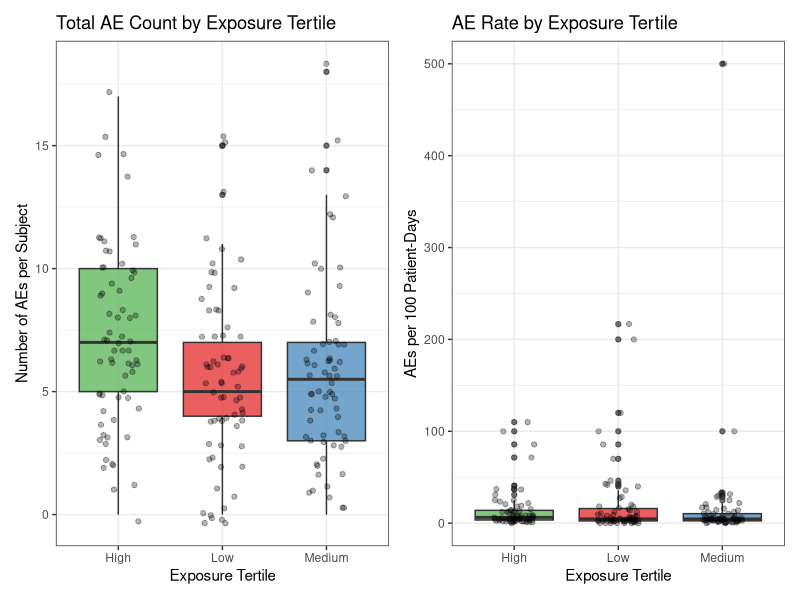
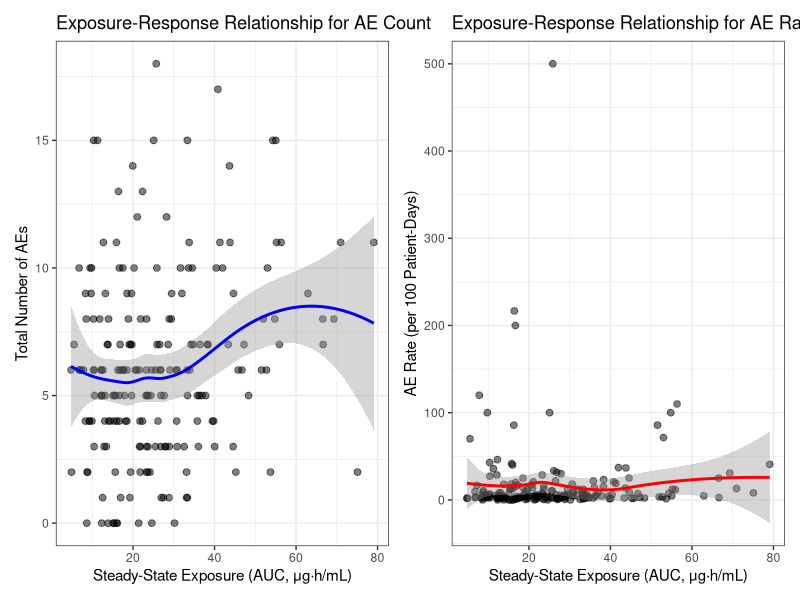
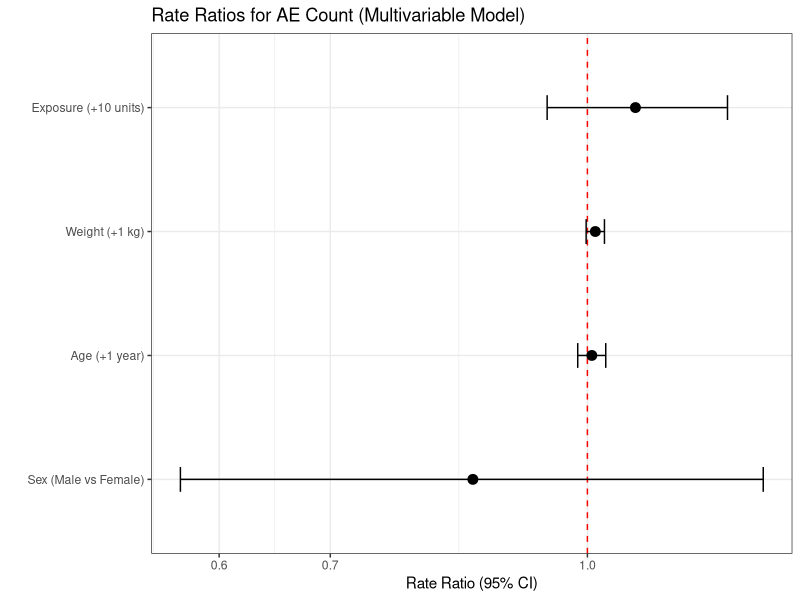
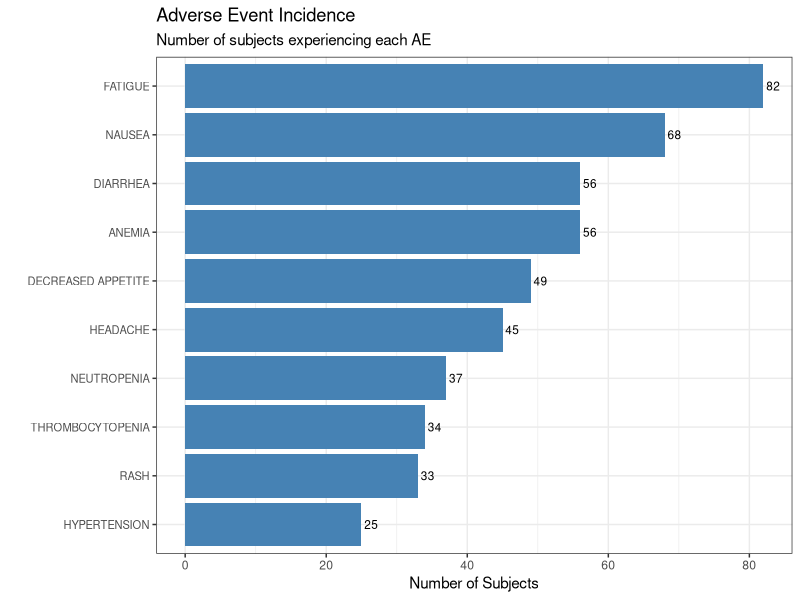
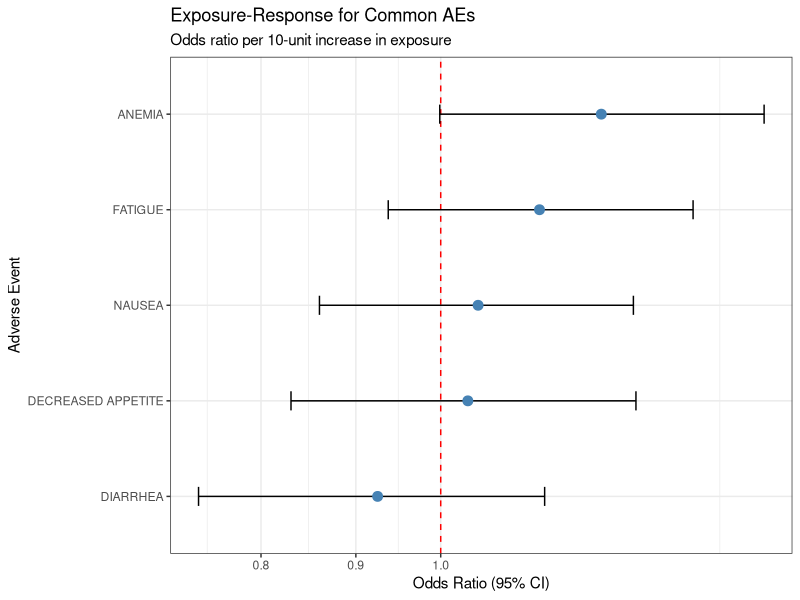
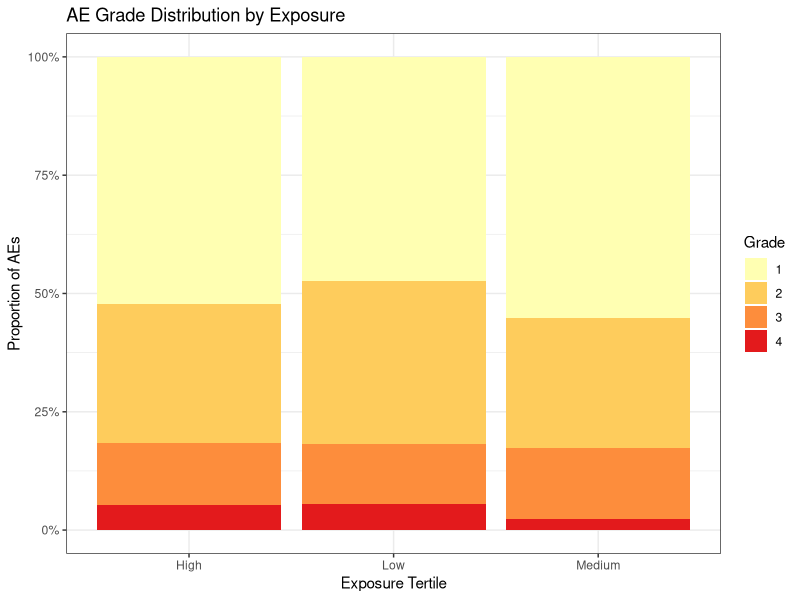
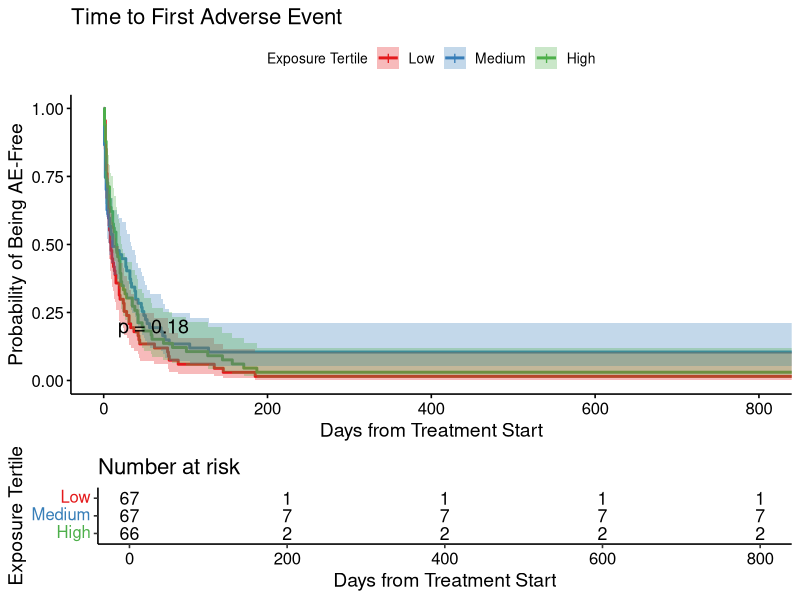
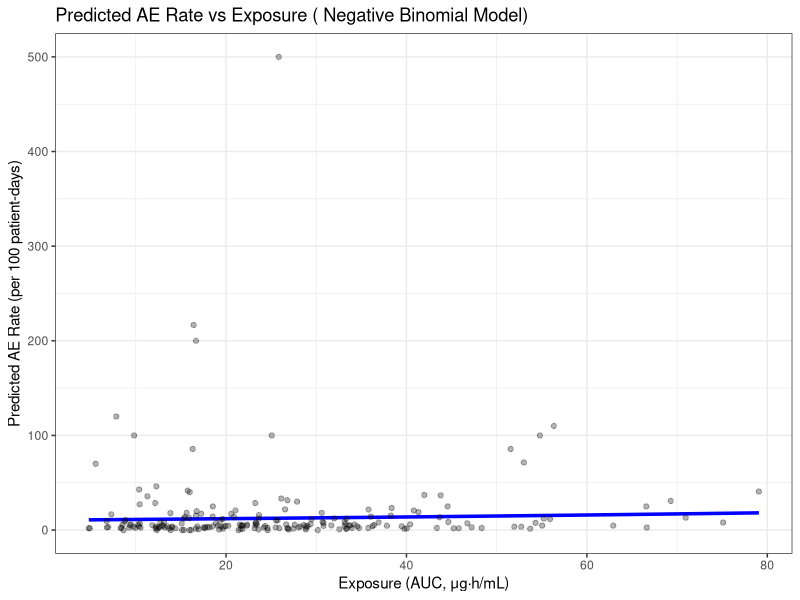

These charts were generated, in order, by the following R code:
#===============================================================================
# Supplementary Material S2
# Exposure-Safety (ADES) Analysis Example
# Standardizing Exposure-Response Data for Modeling and Simulation
#
# Purpose: Demonstrate complete workflow from ADES dataset to exposure-safety
#          modeling using adverse event data with multi-level structure
#
# Author: [Your Name]
# Date: 2026-01-17
#===============================================================================

# Required packages
required_packages <- c("dplyr", "ggplot2", "tidyr", "MASS", "pscl",
                       "broom", "patchwork", "scales", "forcats")

# Install if needed
new_packages <- required_packages[!(required_packages %in% 
                                    installed.packages()[,"Package"])]
if(length(new_packages)) install.packages(new_packages)

# Load libraries
library(dplyr)
library(ggplot2)
library(tidyr)
library(MASS)      # For glm.nb (negative binomial)
library(pscl)      # For zero-inflated models
library(broom)     # For tidy model output
library(patchwork) # For combining plots
library(scales)    # For formatting
library(forcats)   # For factor manipulation

# Prevent MASS::select from masking dplyr::select
select <- dplyr::select

# Create output directories
if (!dir.exists("output/figures")) dir.create("output/figures", recursive = TRUE)
if (!dir.exists("output/tables")) dir.create("output/tables", recursive = TRUE)

#===============================================================================
# 1. DATA PREPARATION
#===============================================================================

cat("\n=== ADES EXPOSURE-SAFETY ANALYSIS ===\n\n")

# Load ADES dataset
ades <- read.csv("data/ades_example.csv")

cat("=== ADES Dataset Structure ===\n")
cat("Total records:", nrow(ades), "\n")
cat("Multi-level structure:\n")
cat("  - Subject-level (PARAMCD='SUBJSUM'):", 
    sum(ades$PARAMCD == "SUBJSUM"), "\n")
cat("  - Event-level (PARAMCD='AEVENT'):", 
    sum(ades$PARAMCD == "AEVENT"), "\n")
cat("  - Parameter-level (by AEDECOD):", 
    sum(!ades$PARAMCD %in% c("SUBJSUM", "AEVENT")), "\n\n")

# Extract different levels
ades_subject <- ades %>% filter(PARAMCD == "SUBJSUM")
ades_event <- ades %>% filter(PARAMCD == "AEVENT")
ades_param <- ades %>% filter(!PARAMCD %in% c("SUBJSUM", "AEVENT"))

cat("Analysis populations:\n")
cat("  - Subject-level:", nrow(ades_subject), "subjects\n")
cat("  - Event-level:", nrow(ades_event), "AE events\n")
cat("  - Unique AE terms:", length(unique(ades_param$AEDECOD)), "\n\n")

#===============================================================================
# 2. EXPLORATORY ANALYSIS
#===============================================================================

cat("=== EXPLORATORY ANALYSIS ===\n\n")

## 2.1 Overall AE Incidence by Exposure ----

# Summary by exposure tertile
ae_summary <- ades_subject %>%
  group_by(EXPOSURE_TERTILE = factor(EXPOSURE_TERTILE, 
                                      levels = c("Low", "Medium", "High"))) %>%
  summarise(
    N = n(),
    Mean_N_AES = mean(N_AES, na.rm = TRUE),
    SD_N_AES = sd(N_AES, na.rm = TRUE),
    Mean_Rate = mean(RATE_AES, na.rm = TRUE),
    SD_Rate = sd(RATE_AES, na.rm = TRUE),
    Prop_Any_AE = mean(ANY_AE == "Y", na.rm = TRUE),
    Prop_Any_SAE = mean(ANY_SAE == "Y", na.rm = TRUE),
    .groups = "drop"
  )

cat("AE Incidence by Exposure Tertile:\n")
print(ae_summary)
cat("\n")

# Visualization: AE counts by exposure tertile
p1 <- ggplot(ades_subject, 
             aes(x = EXPOSURE_TERTILE, y = N_AES, fill = EXPOSURE_TERTILE)) +
  geom_boxplot(alpha = 0.7) +
  geom_jitter(width = 0.2, alpha = 0.3) +
  scale_fill_manual(values = c("Low" = "#E41A1C", 
                                "Medium" = "#377EB8", 
                                "High" = "#4DAF4A")) +
  labs(title = "Total AE Count by Exposure Tertile",
       x = "Exposure Tertile",
       y = "Number of AEs per Subject") +
  theme_bw() +
  theme(legend.position = "none")

# AE rates by exposure
p2 <- ggplot(ades_subject, 
             aes(x = EXPOSURE_TERTILE, y = RATE_AES, fill = EXPOSURE_TERTILE)) +
  geom_boxplot(alpha = 0.7) +
  geom_jitter(width = 0.2, alpha = 0.3) +
  scale_fill_manual(values = c("Low" = "#E41A1C", 
                                "Medium" = "#377EB8", 
                                "High" = "#4DAF4A")) +
  labs(title = "AE Rate by Exposure Tertile",
       x = "Exposure Tertile",
       y = "AEs per 100 Patient-Days") +
  theme_bw() +
  theme(legend.position = "none")

# Combine plots
p_combined <- p1 | p2
ggsave("output/figures/Figure_S2A_AE_by_exposure_tertile.pdf",
       p_combined, width = 12, height = 5)

cat("Boxplots saved: output/figures/Figure_S2A_AE_by_exposure_tertile.pdf\n")

## 2.2 Continuous Exposure-Response ----

# Scatter plot: exposure vs AE count
p3 <- ggplot(ades_subject, aes(x = EXPOSURE_VAR, y = N_AES)) +
  geom_point(alpha = 0.5, size = 2) +
  geom_smooth(method = "loess", se = TRUE, color = "blue") +
  labs(title = "Exposure-Response Relationship for AE Count",
       x = "Steady-State Exposure (AUC, μg·h/mL)",
       y = "Total Number of AEs") +
  theme_bw()

# Scatter plot: exposure vs AE rate
p4 <- ggplot(ades_subject, aes(x = EXPOSURE_VAR, y = RATE_AES)) +
  geom_point(alpha = 0.5, size = 2) +
  geom_smooth(method = "loess", se = TRUE, color = "red") +
  labs(title = "Exposure-Response Relationship for AE Rate",
       x = "Steady-State Exposure (AUC, μg·h/mL)",
       y = "AE Rate (per 100 Patient-Days)") +
  theme_bw()

p_scatter <- p3 | p4
ggsave("output/figures/Figure_S2B_continuous_ER.pdf",
       p_scatter, width = 12, height = 5)

#===============================================================================
# 3. POISSON REGRESSION MODEL
#===============================================================================

cat("\n=== POISSON REGRESSION MODEL ===\n\n")

## 3.1 Simple Poisson Model ----

# Account for varying treatment duration using offset
ades_subject_analysis <- ades_subject %>%
  mutate(
    log_trtdur = log(TRTDURD),
    EXPOSURE_C = EXPOSURE_VAR - mean(EXPOSURE_VAR, na.rm = TRUE),
    EXPOSURE_C10 = EXPOSURE_C / 10  # Scale for interpretability (per 10 units)
  )

# Fit Poisson model
poisson_model <- glm(N_AES ~ EXPOSURE_C10 + offset(log_trtdur),
                     data = ades_subject_analysis,
                     family = poisson(link = "log"))

cat("Poisson Model Summary:\n")
print(summary(poisson_model))
cat("\n")

# Rate ratio per 10-unit increase in exposure
rr_poisson <- exp(coef(poisson_model)["EXPOSURE_C10"])
rr_ci <- exp(confint(poisson_model)["EXPOSURE_C10", ])

cat("Rate Ratio (per 10 μg·h/mL increase in AUC):\n")
cat(sprintf("  RR = %.3f (95%% CI: %.3f - %.3f)\n", 
            rr_poisson, rr_ci[1], rr_ci[2]))

## 3.2 Check for Overdispersion ----

# Dispersion parameter
dispersion <- sum(residuals(poisson_model, type = "pearson")^2) / 
              poisson_model$df.residual

cat("\nDispersion parameter:", round(dispersion, 2), "\n")
if (dispersion > 1.5) {
  cat("  → Overdispersion detected (>1.5). Consider negative binomial model.\n\n")
} else {
  cat("  → No significant overdispersion.\n\n")
}

## 3.3 Negative Binomial Model (if overdispersed) ----

if (dispersion > 1.5) {
  cat("=== NEGATIVE BINOMIAL MODEL ===\n\n")
  
  nb_model <- glm.nb(N_AES ~ EXPOSURE_C10 + offset(log_trtdur),
                     data = ades_subject_analysis)
  
  cat("Negative Binomial Model Summary:\n")
  print(summary(nb_model))
  cat("\n")
  
  # Rate ratio
  rr_nb <- exp(coef(nb_model)["EXPOSURE_C10"])
  rr_nb_ci <- exp(confint(nb_model)["EXPOSURE_C10", ])
  
  cat("Rate Ratio (per 10 μg·h/mL increase):\n")
  cat(sprintf("  RR = %.3f (95%% CI: %.3f - %.3f)\n", 
              rr_nb, rr_nb_ci[1], rr_nb_ci[2]))
  cat("\n")
  
  # Model comparison
  cat("Model Comparison (AIC):\n")
  cat("  Poisson:", round(AIC(poisson_model), 1), "\n")
  cat("  Negative Binomial:", round(AIC(nb_model), 1), "\n")
  cat("  → Lower AIC indicates better fit\n\n")
  
  # Use NB model for predictions
  final_model <- nb_model
  model_type <- "Negative Binomial"
} else {
  final_model <- poisson_model
  model_type <- "Poisson"
}

#===============================================================================
# 4. COVARIATE ANALYSIS
#===============================================================================

cat("=== COVARIATE ANALYSIS ===\n\n")

## 4.1 Multivariable Model ----

if (model_type == "Negative Binomial") {
  mv_model <- glm.nb(N_AES ~ EXPOSURE_C10 + AGE + SEX + WTBL + 
                       offset(log_trtdur),
                     data = ades_subject_analysis)
} else {
  mv_model <- glm(N_AES ~ EXPOSURE_C10 + AGE + SEX + WTBL + 
                    offset(log_trtdur),
                  data = ades_subject_analysis,
                  family = poisson(link = "log"))
}

cat("Multivariable Model:\n")
print(summary(mv_model))
cat("\n")

# Extract coefficients
mv_coefs <- tidy(mv_model, conf.int = TRUE, exponentiate = TRUE)

cat("Rate Ratios from Multivariable Model:\n")
print(mv_coefs %>% dplyr::select(term, estimate, conf.low, conf.high, p.value))
cat("\n")

# Forest plot
p5 <- mv_coefs %>%
  filter(term != "(Intercept)") %>%
  mutate(term = recode(term,
                       "EXPOSURE_C10" = "Exposure (+10 units)",
                       "AGE" = "Age (+1 year)",
                       "SEXM" = "Sex (Male vs Female)",
                       "WTBL" = "Weight (+1 kg)")) %>%
  ggplot(aes(x = estimate, y = fct_reorder(term, estimate))) +
  geom_vline(xintercept = 1, linetype = "dashed", color = "red") +
  geom_errorbarh(aes(xmin = conf.low, xmax = conf.high), height = 0.2) +
  geom_point(size = 3) +
  scale_x_log10() +
  labs(title = "Rate Ratios for AE Count (Multivariable Model)",
       x = "Rate Ratio (95% CI)",
       y = "") +
  theme_bw()

ggsave("output/figures/Figure_S2C_forest_plot.pdf", p5, width = 8, height = 5)

#===============================================================================
# 5. SPECIFIC AE ANALYSIS
#===============================================================================

cat("=== SPECIFIC ADVERSE EVENT ANALYSIS ===\n\n")

## 5.1 Incidence by AE Term ----

ae_incidence <- ades_param %>%
  group_by(AEDECOD) %>%
  summarise(
    N_subjects = n(),
    Total_events = sum(AVAL, na.rm = TRUE),
    Mean_events = mean(AVAL, na.rm = TRUE),
    Prop_SAE = mean(ANY_SAE == "Y", na.rm = TRUE),
    Mean_max_grade = mean(MAX_GRADE, na.rm = TRUE),
    .groups = "drop"
  ) %>%
  arrange(desc(N_subjects))

cat("AE Incidence by Term:\n")
print(ae_incidence)
cat("\n")

# Visualization
p6 <- ae_incidence %>%
  mutate(AEDECOD = fct_reorder(AEDECOD, N_subjects)) %>%
  ggplot(aes(x = N_subjects, y = AEDECOD)) +
  geom_col(fill = "steelblue") +
  geom_text(aes(label = N_subjects), hjust = -0.2, size = 3) +
  labs(title = "Adverse Event Incidence",
       subtitle = "Number of subjects experiencing each AE",
       x = "Number of Subjects",
       y = "") +
  theme_bw() +
  theme(axis.text.y = element_text(size = 8))

ggsave("output/figures/Figure_S2D_AE_incidence.pdf", p6, width = 8, height = 6)

## 5.2 Exposure-Response for Specific AEs ----

# Analyze top 5 most common AEs
top_aes <- ae_incidence %>% 
  slice_max(N_subjects, n = 5) %>% 
  pull(AEDECOD)

# Logistic regression for each AE
ae_er_results <- list()

for (ae in top_aes) {
  # Create binary outcome (did subject experience this AE?)
  ae_data <- ades_subject_analysis %>%
    left_join(
      ades_param %>% 
        filter(AEDECOD == ae) %>% 
        dplyr::select(USUBJID, HAD_AE = AVAL),
      by = "USUBJID"
    ) %>%
    mutate(HAD_AE = ifelse(is.na(HAD_AE), 0, 1))
  
  # Logistic regression
  logit_model <- glm(HAD_AE ~ EXPOSURE_C10,
                     data = ae_data,
                     family = binomial(link = "logit"))
  
  # Extract OR
  or <- exp(coef(logit_model)["EXPOSURE_C10"])
  or_ci <- exp(confint(logit_model)["EXPOSURE_C10", ])
  pval <- summary(logit_model)$coefficients["EXPOSURE_C10", "Pr(>|z|)"]
  
  ae_er_results[[ae]] <- data.frame(
    AEDECOD = ae,
    OR = or,
    CI_low = or_ci[1],
    CI_high = or_ci[2],
    p_value = pval
  )
}

ae_er_table <- bind_rows(ae_er_results)

cat("Exposure-Response for Specific AEs (Logistic Regression):\n")
cat("Odds Ratio per 10-unit increase in exposure:\n")
print(ae_er_table)
cat("\n")

write.csv(ae_er_table, "output/tables/Table_S2A_specific_AE_ER.csv", 
          row.names = FALSE)

# Forest plot for specific AEs
p7 <- ae_er_table %>%
  mutate(AEDECOD = fct_reorder(AEDECOD, OR)) %>%
  ggplot(aes(x = OR, y = AEDECOD)) +
  geom_vline(xintercept = 1, linetype = "dashed", color = "red") +
  geom_errorbarh(aes(xmin = CI_low, xmax = CI_high), height = 0.2) +
  geom_point(size = 3, color = "steelblue") +
  scale_x_log10() +
  labs(title = "Exposure-Response for Common AEs",
       subtitle = "Odds ratio per 10-unit increase in exposure",
       x = "Odds Ratio (95% CI)",
       y = "Adverse Event") +
  theme_bw()

ggsave("output/figures/Figure_S2E_specific_AE_ER.pdf", p7, width = 8, height = 5)

#===============================================================================
# 6. GRADE-SPECIFIC ANALYSIS
#===============================================================================

cat("=== SEVERITY (GRADE) ANALYSIS ===\n\n")

## 6.1 Grade Distribution by Exposure ----

grade_summary <- ades_event %>%
  group_by(EXPOSURE_TERTILE, AETOXGR) %>%
  summarise(N = n(), .groups = "drop") %>%
  group_by(EXPOSURE_TERTILE) %>%
  mutate(Prop = N / sum(N))

cat("AE Grade Distribution by Exposure Tertile:\n")
print(grade_summary)
cat("\n")

# Stacked bar chart
p8 <- ggplot(grade_summary, 
             aes(x = EXPOSURE_TERTILE, y = Prop, fill = factor(AETOXGR))) +
  geom_col(position = "stack") +
  scale_fill_brewer(palette = "YlOrRd", name = "Grade") +
  scale_y_continuous(labels = percent_format()) +
  labs(title = "AE Grade Distribution by Exposure",
       x = "Exposure Tertile",
       y = "Proportion of AEs") +
  theme_bw()

ggsave("output/figures/Figure_S2F_grade_distribution.pdf", p8, 
       width = 8, height = 5)

## 6.2 Grade 3+ Analysis ----

# Proportion of subjects with Grade 3+ AEs by exposure
grade3_summary <- ades_subject_analysis %>%
  mutate(HAD_GRADE3 = N_GRADE3 > 0) %>%
  group_by(EXPOSURE_TERTILE) %>%
  summarise(
    N = n(),
    N_Grade3 = sum(HAD_GRADE3),
    Prop_Grade3 = mean(HAD_GRADE3),
    .groups = "drop"
  )

cat("Grade 3+ AE Incidence by Exposure:\n")
print(grade3_summary)
cat("\n")

# Logistic regression for Grade 3+ events
logit_grade3 <- glm(HAD_GRADE3 ~ EXPOSURE_C10,
                    data = ades_subject_analysis %>% 
                      mutate(HAD_GRADE3 = N_GRADE3 > 0),
                    family = binomial(link = "logit"))

or_grade3 <- exp(coef(logit_grade3)["EXPOSURE_C10"])
or_grade3_ci <- exp(confint(logit_grade3)["EXPOSURE_C10", ])

cat("Grade 3+ Exposure-Response:\n")
cat(sprintf("  OR per 10-unit increase: %.3f (95%% CI: %.3f - %.3f)\n",
            or_grade3, or_grade3_ci[1], or_grade3_ci[2]))
cat("\n")

#===============================================================================
# 7. TIME-TO-FIRST-AE ANALYSIS
#===============================================================================

cat("=== TIME TO FIRST AE ANALYSIS ===\n\n")

# Calculate time to first AE for each subject
time_to_first <- ades_event %>%
  group_by(USUBJID) %>%
  summarise(
    TIME_FIRST_AE = min(AESTDY, na.rm = TRUE),
    .groups = "drop"
  ) %>%
  right_join(
    ades_subject_analysis %>% dplyr::select(USUBJID, EXPOSURE_VAR, EXPOSURE_TERTILE, 
                                       TRTDURD, ANY_AE),
    by = "USUBJID"
  ) %>%
  mutate(
    # Censoring: if no AE, censor at treatment duration
    TIME = ifelse(ANY_AE == "Y", TIME_FIRST_AE, TRTDURD),
    EVENT = ifelse(ANY_AE == "Y", 1, 0)
  )

cat("Time to First AE Summary:\n")
cat("  Subjects with AE:", sum(time_to_first$EVENT), "\n")
cat("  Median time to first AE:", 
    median(time_to_first$TIME[time_to_first$EVENT == 1]), "days\n\n")

# Kaplan-Meier by exposure
library(survival)
library(survminer)

km_ae <- survfit(Surv(TIME, EVENT) ~ EXPOSURE_TERTILE, data = time_to_first)

p9 <- ggsurvplot(
  km_ae,
  data = time_to_first,
  risk.table = TRUE,
  pval = TRUE,
  conf.int = TRUE,
  palette = c("#E41A1C", "#377EB8", "#4DAF4A"),
  title = "Time to First Adverse Event",
  xlab = "Days from Treatment Start",
  ylab = "Probability of Being AE-Free",
  legend.title = "Exposure Tertile",
  legend.labs = c("Low", "Medium", "High")
)

ggsave("output/figures/Figure_S2G_time_to_first_AE.pdf",
       print(p9), width = 10, height = 8)

# Cox model for time to first AE
cox_ae <- coxph(Surv(TIME, EVENT) ~ EXPOSURE_C10, 
                data = time_to_first %>% 
                  mutate(EXPOSURE_C10 = (EXPOSURE_VAR - mean(EXPOSURE_VAR)) / 10))

cat("Cox Model for Time to First AE:\n")
print(summary(cox_ae))
cat("\n")

hr_ae <- exp(coef(cox_ae)["EXPOSURE_C10"])
hr_ae_ci <- exp(confint(cox_ae)["EXPOSURE_C10", ])

cat(sprintf("Hazard Ratio per 10-unit exposure increase: %.3f (95%% CI: %.3f - %.3f)\n",
            hr_ae, hr_ae_ci[1], hr_ae_ci[2]))
cat("  → HR > 1 indicates higher exposure leads to earlier AEs\n\n")

#===============================================================================
# 8. PREDICTIVE MODELING
#===============================================================================

cat("=== PREDICTIVE MODELING ===\n\n")

# Predict AE rates at different exposure levels
exposure_range <- seq(
  min(ades_subject_analysis$EXPOSURE_VAR, na.rm = TRUE),
  max(ades_subject_analysis$EXPOSURE_VAR, na.rm = TRUE),
  length.out = 100
)

pred_data <- data.frame(
  EXPOSURE_VAR = exposure_range,
  EXPOSURE_C10 = (exposure_range - mean(ades_subject_analysis$EXPOSURE_VAR)) / 10,
  log_trtdur = log(median(ades_subject_analysis$TRTDURD)),
  AGE = median(ades_subject_analysis$AGE),
  SEX = "M",
  WTBL = median(ades_subject_analysis$WTBL)
)

# Predictions from model
pred_data$predicted_rate <- predict(final_model, newdata = pred_data, 
                                     type = "response") / 
                            median(ades_subject_analysis$TRTDURD) * 100

# Plot prediction
p10 <- ggplot() +
  geom_line(data = pred_data, 
            aes(x = EXPOSURE_VAR, y = predicted_rate),
            color = "blue", size = 1.2) +
  geom_point(data = ades_subject_analysis,
             aes(x = EXPOSURE_VAR, y = RATE_AES),
             alpha = 0.3) +
  labs(title = paste("Predicted AE Rate vs Exposure (", model_type, "Model)"),
       x = "Exposure (AUC, μg·h/mL)",
       y = "Predicted AE Rate (per 100 patient-days)") +
  theme_bw()

ggsave("output/figures/Figure_S2H_predicted_rate.pdf", p10, width = 8, height = 6)

#===============================================================================
# 9. SUMMARY AND EXPORT
#===============================================================================

cat("=== ANALYSIS COMPLETE ===\n\n")

# Create summary table
summary_results <- data.frame(
  Analysis = c("Overall AE Count", "Grade 3+ Events", "Time to First AE"),
  Effect_Metric = c("Rate Ratio", "Odds Ratio", "Hazard Ratio"),
  Estimate = c(
    ifelse(model_type == "Negative Binomial", rr_nb, rr_poisson),
    or_grade3,
    hr_ae
  ),
  CI_Lower = c(
    ifelse(model_type == "Negative Binomial", rr_nb_ci[1], rr_ci[1]),
    or_grade3_ci[1],
    hr_ae_ci[1]
  ),
  CI_Upper = c(
    ifelse(model_type == "Negative Binomial", rr_nb_ci[2], rr_ci[2]),
    or_grade3_ci[2],
    hr_ae_ci[2]
  ),
  Interpretation = c(
    "Per 10-unit AUC increase",
    "Per 10-unit AUC increase",
    "Per 10-unit AUC increase"
  )
)

cat("Summary of Exposure-Safety Relationships:\n")
print(summary_results)
cat("\n")

write.csv(summary_results, "output/tables/Table_S2B_summary_results.csv",
          row.names = FALSE)

# Session info
sink("output/session_info_ades.txt")
cat("=== R Session Information ===\n\n")
print(sessionInfo())
sink()

cat("All outputs saved in output/ directory\n\n")

cat("Figures:\n")
cat("  - Figure_S2A_AE_by_exposure_tertile.pdf\n")
cat("  - Figure_S2B_continuous_ER.pdf\n")
cat("  - Figure_S2C_forest_plot.pdf\n")
cat("  - Figure_S2D_AE_incidence.pdf\n")
cat("  - Figure_S2E_specific_AE_ER.pdf\n")
cat("  - Figure_S2F_grade_distribution.pdf\n")
cat("  - Figure_S2G_time_to_first_AE.pdf\n")
cat("  - Figure_S2H_predicted_rate.pdf\n\n")

cat("Tables:\n")
cat("  - Table_S2A_specific_AE_ER.csv\n")
cat("  - Table_S2B_summary_results.csv\n\n")

cat("=== END OF ADES ANALYSIS ===\n")

#===============================================================================
# END OF SCRIPT
#===============================================================================
